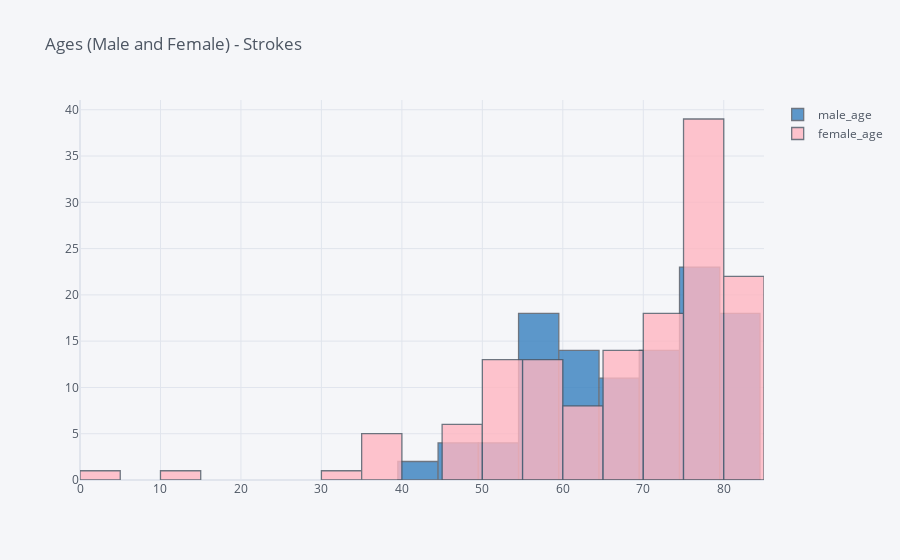

Notebook code cell kept with this figure:
### Code cell
df_stroke = df[['age', 'gender']][df['stroke'] == 1]
df_stroke['male_age'] = df_stroke['age'][df_stroke['gender'] == 'Male'] 
df_stroke['female_age'] = df_stroke['age'][df_stroke['gender'] == 'Female'] 
df_stroke[['male_age', 'female_age']].iplot(kind='histogram', bins=20, colors=['blue', 'lightpink'], 
                                           title='Ages (Male and Female) - Strokes')

### Figure 1 — Plotly figure (JSON) as saved in the notebook; plotly's stock layout.template omitted (floating-point values rounded to 4 significant figures; data arrays with more than 128 entries replaced by an {"elided": "..."} marker saying what was removed)
{"data": [{"histfunc": "count", "histnorm": "", "marker": {"color": "rgba(55, 128, 191, 1.0)", "line": {"color": "#4D5663", "width": 1.3}}, "name": "male_age", "nbinsx": 20, "opacity": 0.8, "orientation": "v", "type": "histogram", "x": {"elided": "249 int values"}}, {"histfunc": "count", "histnorm": "", "marker": {"color": "rgba(255, 182, 193, 1.0)", "line": {"color": "#4D5663", "width": 1.3}}, "name": "female_age", "nbinsx": 20, "opacity": 0.8, "orientation": "v", "type": "histogram", "x": {"elided": "249 float values"}}], "layout": {"barmode": "overlay", "legend": {"bgcolor": "#F5F6F9", "font": {"color": "#4D5663"}}, "paper_bgcolor": "#F5F6F9", "plot_bgcolor": "#F5F6F9", "title": {"font": {"color": "#4D5663"}, "text": "Ages (Male and Female) - Strokes"}, "xaxis": {"gridcolor": "#E1E5ED", "showgrid": true, "tickfont": {"color": "#4D5663"}, "title": {"font": {"color": "#4D5663"}, "text": ""}, "zerolinecolor": "#E1E5ED"}, "yaxis": {"gridcolor": "#E1E5ED", "showgrid": true, "tickfont": {"color": "#4D5663"}, "title": {"font": {"color": "#4D5663"}, "text": ""}, "zerolinecolor": "#E1E5ED"}}}
